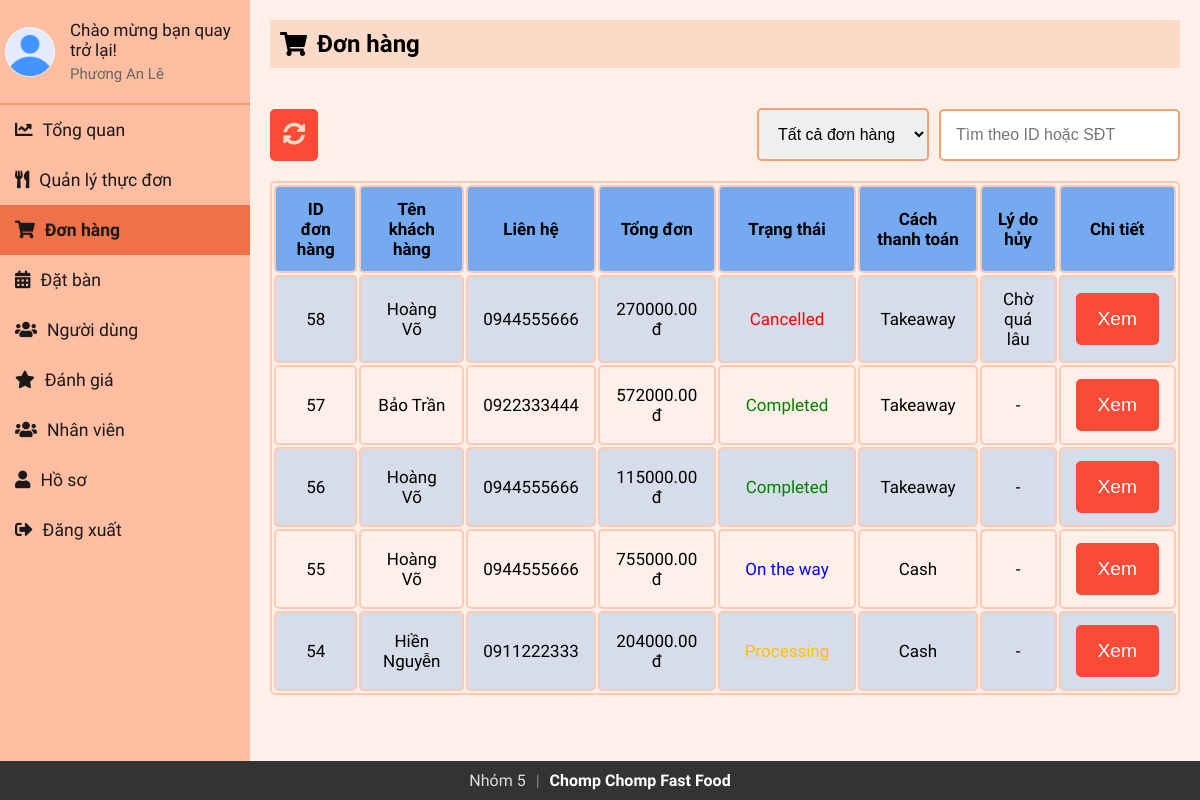
The app's page /Admin/admin_orders.php (signed in), older data.
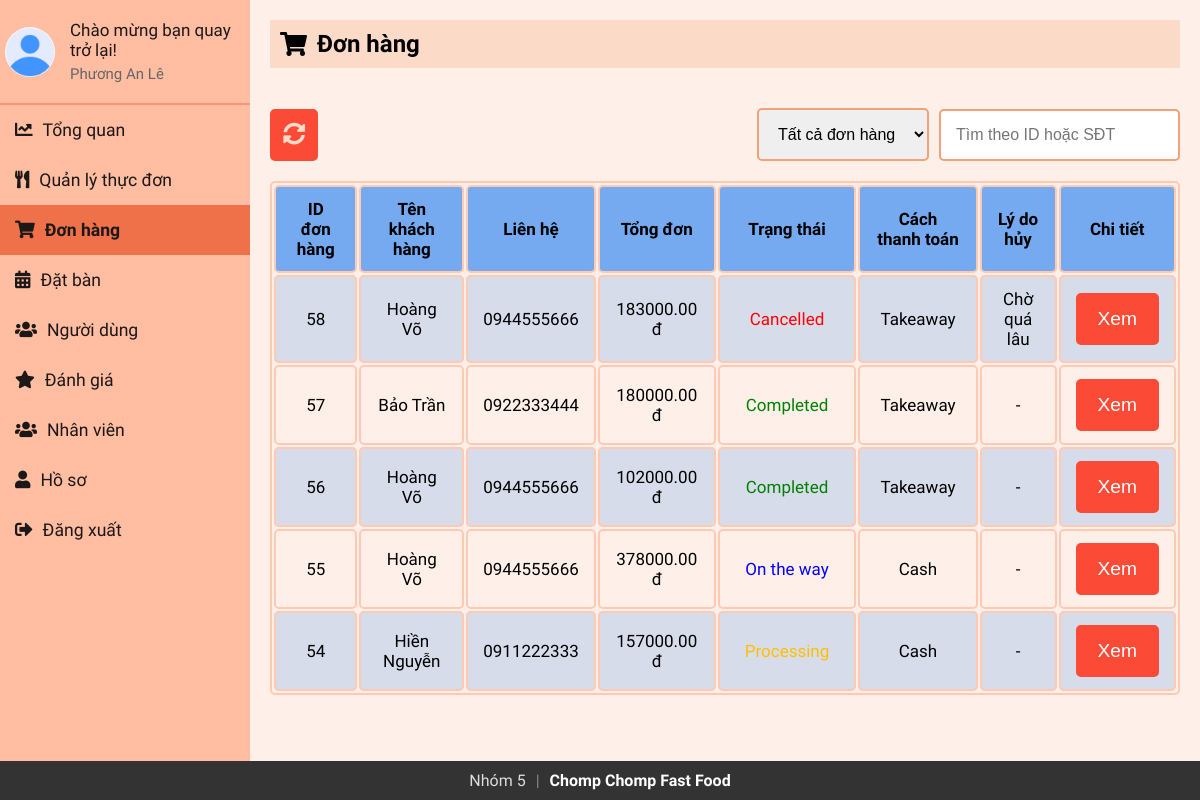
The same page, newer data.
### tables this page shows
CREATE TABLE `orders` (
  `order_id` int(11) NOT NULL,
  `email` varchar(255) NOT NULL,
  `firstName` varchar(255) NOT NULL,
  `lastName` varchar(255) NOT NULL,
  `phone` varchar(10) NOT NULL,
  `address` varchar(200) NOT NULL,
  `pmode` enum('Cash','Card','Takeaway','') NOT NULL DEFAULT 'Cash',
  `payment_status` enum('Pending','Successful','Rejected','') NOT NULL DEFAULT 'Pending',
  `sub_total` decimal(10,2) NOT NULL,
  `grand_total` decimal(10,2) NOT NULL,
  `order_date` timestamp NOT NULL DEFAULT current_timestamp(),
  `order_status` enum('Pending','Completed','Cancelled','Processing','On the way') NOT NULL DEFAULT 'Pending',
  `cancel_reason` varchar(255) DEFAULT NULL,
  `note` varchar(255) NOT NULL
);

### Admin/sidebar.php (called while the page is built, shortened)
<?php
include 'db_connection.php';
$admin_email = isset($_SESSION['email']) ? $_SESSION['email'] : '';
function getAdminInfo($email)
{
  global $conn;
  $stmt = $conn->prepare("SELECT firstName, lastName, email, profile_image FROM staff WHERE email = ?");
  $stmt->bind_param("s", $email);
  $stmt->execute();
  $stmt->bind_result($firstName, $lastName, $email,  $profile_image);
  return [
    'firstName' => $firstName ?: '',
    'lastName' => $lastName ?: '',
    'email' => $email ?: '',
    'profile_image' => $profile_image ?: 'default.jpg'
  ];
}
$admin_info = getAdminInfo($admin_email);
?>

### Admin/admin_orders.php (the view, shortened to what this page needs)
<?php
include 'db_connection.php';
$query = "SELECT order_id, order_date, firstName, lastName, phone, grand_total, order_status, pmode, cancel_reason FROM orders";
$query .= " ORDER BY order_id DESC";
$result = $conn->query($query);
?>
<?php include 'sidebar.php'; ?>
<!DOCTYPE html>
<html lang="en">
<head>
    <link rel="stylesheet" href="https://cdnjs.cloudflare.com/ajax/libs/font-awesome/5.15.3/css/all.min.css">
    <link rel="stylesheet" href="sidebar.css">
    <link rel="stylesheet" href="admin_orders.css">
</head>
<body>
<div class="sidebar">
    <div class="profile-section">
        <img src="../uploads/<?php echo htmlspecialchars($admin_info['profile_image']); ?>" alt="Profile Picture">
        <div class="info">
            <h3>Chào mừng bạn quay trở lại!</h3>
            <p><?php echo htmlspecialchars($admin_info['firstName'] . ' ' . $admin_info['lastName']); ?></p>
        </div>
    </div>
    <ul>
        <li><a href="index.php"><i class="fas fa-chart-line"></i>Tổng quan</a></li>
        <li><a href="admin_menu.php"><i class="fas fa-utensils"></i>Quản lý thực đơn</a></li>
        <li><a href="admin_orders.php" class="active"><i class="fas fa-shopping-cart"></i>Đơn hàng</a></li>
        <li><a href="reservations.php"><i class="fas fa-calendar-alt"></i>Đặt bàn</a></li>
        <li><a href="staffs.php"><i class="fas fa-users"></i>Người dùng</a></li>
        <li><a href="reviews.php"><i class="fas fa-star"></i>Đánh giá</a></li>
        <li><a href="users.php"><i class="fas fa-users"></i>Nhân viên</a></li>
        <li><a href="profile.php"><i class="fas fa-user"></i>Hồ sơ</a></li>
        <li><a href="logout.php"><i class="fas fa-sign-out-alt"></i>Đăng xuất</a></li>
    </ul>
</div>
<div class="content">
    <div class="header">
        <h2><i class="fas fa-shopping-cart"></i>Đơn hàng</h2>
    </div>
    <div class="actions">
        <button id="refreshButton" title="Refresh"><i class="fas fa-sync-alt"></i></button>
        <div class="filter-orders">
            <select id="statusFilter" name="statusFilter">
                <option value="">Tất cả đơn hàng</option>
            </select>
            <input type="text" id="searchInput" placeholder="Tìm theo ID hoặc SĐT">
        </div>
    </div>
    <table>
        <tr>
            <th>ID đơn hàng</th>
            <th>Tên khách hàng</th>
            <th>Liên hệ</th>
            <th>Tổng đơn</th>
            <th>Trạng thái</th>
            <th>Cách thanh toán</th>
            <th>Lý do hủy</th>
            <th>Chi tiết</th>
        </tr>
        <?php if ($result && $result->num_rows > 0): ?>
            <?php while ($row = $result->fetch_assoc()):
                $statusClass = '';
                switch ($row['order_status']) {
                    case 'Processing': $statusClass = 'status-processing'; break;
                    case 'Completed': $statusClass = 'status-completed'; break;
                    case 'Cancelled': $statusClass = 'status-cancelled'; break;
                    case 'On the way': $statusClass = 'status-ontheway'; break;
                }
            ?>
                <tr>
                    <td><?= $row['order_id'] ?></td>
                    <td><?= htmlspecialchars($row['firstName'] . ' ' . $row['lastName']) ?></td>
                    <td><?= htmlspecialchars($row['phone']) ?></td>
                    <td><?=  $row['grand_total'].' đ ' ?></td>
                    <td><span class="status <?= $statusClass ?>"><?= $row['order_status'] ?></span></td>
                    <td><?= $row['pmode'] ?></td>
                    <td><?= $row['order_status'] === 'Cancelled' ? $row['cancel_reason'] : '-' ?></td>
                    <td><button onclick="viewDetails(<?= $row['order_id'] ?>)">Xem</button></td>
                </tr>
            <?php endwhile; ?>
        <?php else: ?>
            <tr><td colspan="8" style="text-align: center;">Không tìm thấy thông tin</td></tr>
        <?php endif; ?>
    </table>
</div>
</body>
</html>

Row changes from the older to the newer data that the page shows:
changed orders "Cancelled": grand_total "270000.00" → "183000.00"
changed orders "Bảo Trần": grand_total "572000.00" → "180000.00"
changed orders id 56: grand_total "115000.00" → "102000.00"
changed orders "On the way": grand_total "755000.00" → "378000.00"
changed orders "Hiền Nguyễn": grand_total "204000.00" → "157000.00"
